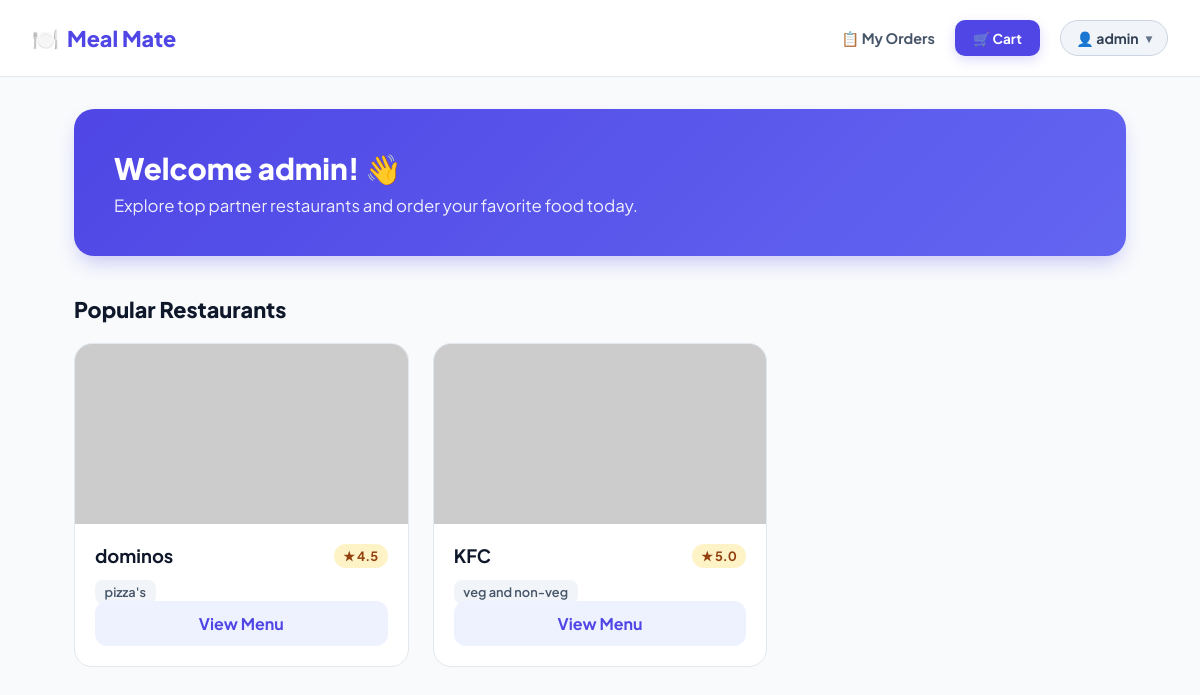
Screenshot of /customer_home/admin/ with the database file from the repository.
### delivery/models.py (models this page shows, shortened)
class Customer(models.Model):
    username = models.CharField(max_length=50, unique=True)
    password = models.CharField(max_length=50)
    email = models.CharField(max_length=100)
    mobile = models.CharField(max_length=15)
    address = models.CharField(max_length=255)

class Restaurant(models.Model):
    name = models.CharField(max_length=100, unique=True)
    picture = models.URLField(
        max_length=500,
        default='https://cdn-icons-png.flaticon.com/256/6643/6643359.png',
    )
    cuisine = models.CharField(max_length=200)
    rating = models.FloatField()

### delivery/views.py (the view)
# urls.py: path('customer_home/<str:username>/', views.customer_home, name='customer_home'),
def customer_home(request, username):
    customer = get_object_or_404(Customer, username=username)
    restaurantList = Restaurant.objects.all()
    cart = Cart.objects.filter(customer=customer).first()
    cart_count = cart.total_items() if cart else 0
    order_count = customer.orders.count()
    return render(
        request,
        'delivery/customer_home.html',
        {
            'restaurantList': restaurantList,
            'customer': customer,
            'username': username,
            'cart_count': cart_count,
            'order_count': order_count,
        },
    )

### delivery/templates/delivery/customer_home.html (shortened to what this page needs)
<!DOCTYPE html>
<html lang="en">
<head>
</head>
<body>
    <header class="navbar">
        <a href="{% url 'customer_home' username %}" class="logo"><span>🍽️</span> Meal Mate</a>
        <div class="nav-actions">
            <a href="{% url 'orders' username %}" class="nav-link">📋 My Orders</a>
            <a href="{% url 'show_cart' username %}" class="cart-btn">
                🛒 Cart
            </a>
            <div class="user-dropdown">
                <button type="button" class="user-dropdown-btn" onclick="toggleUserDropdown(event)">
                    <span>👤 {{ username }}</span>
                    <span class="dropdown-arrow">▾</span>
                </button>
            </div>
        </div>
    </header>
    <main class="container">
        <div class="banner">
            <h3>Welcome {{ username }}! 👋</h3>
            <p>Explore top partner restaurants and order your favorite food today.</p>
        </div>
        <h2 class="section-title">Popular Restaurants</h2>
        <div class="restaurant-grid">
            {% for r in restaurantList %}
            <div class="card">
                <img src="{{ r.picture }}" alt="{{ r.name }}" class="card-img" onerror="this.src='https://placehold.co/600x400?text=Restaurant'">
                <div class="card-body">
                    <div>
                        <div class="card-header">
                            <h4 class="restaurant-title">{{ r.name }}</h4>
                            <span class="rating-badge">★ {{ r.rating }}</span>
                        </div>
                        <span class="cuisine-badge">{{ r.cuisine }}</span>
                    </div>
                    <a href="{% url 'view_menu' r.id username %}" class="btn-view">View Menu</a>
                </div>
            </div>
            {% empty %}
            <p style="color: #64748b;">No restaurants available right now.</p>
            {% endfor %}
        </div>
    </main>
</body>
</html>

### delivery/templates/delivery/customer_home.html (style rules this page uses)
* { box-sizing: border-box; margin: 0; padding: 0; font-family: 'Plus Jakarta Sans', sans-serif; }
body { background: #f8fafc; color: #0f172a; min-height: 100vh; }
.navbar { background: #ffffff; border-bottom: 1px solid #e2e8f0; padding: 1.25rem 2rem; display: flex; align-items: center; justify-content: space-between; position: sticky; top: 0; z-index: 10; }
.logo { font-size: 1.35rem; font-weight: 800; color: #4f46e5; text-decoration: none; display: flex; align-items: center; gap: 0.5rem; }
.nav-actions { display: flex; align-items: center; gap: 1.25rem; }
.nav-link { font-size: 0.9rem; font-weight: 700; color: #475569; text-decoration: none; transition: 0.2s; }
.cart-btn { display: inline-flex; align-items: center; gap: 0.5rem; padding: 0.6rem 1.15rem; background: #4f46e5; color: #ffffff; text-decoration: none; border-radius: 10px; font-weight: 700; font-size: 0.85rem; transition: 0.2s; box-shadow: 0 4px 12px rgba(79, 70, 229, 0.2); }
.user-dropdown { position: relative; display: inline-block; }
.user-dropdown-btn { display: inline-flex; align-items: center; gap: 0.45rem; background: #f1f5f9; border: 1px solid #cbd5e1; padding: 0.5rem 0.95rem; border-radius: 999px; font-size: 0.875rem; font-weight: 700; color: #334155; cursor: pointer; transition: all 0.2s ease; font-family: inherit; }
.dropdown-arrow { font-size: 0.75rem; color: #64748b; }
.container { max-width: 1100px; margin: 2rem auto; padding: 0 1.5rem; }
.banner { background: linear-gradient(135deg, #4f46e5, #6366f1); color: #ffffff; border-radius: 20px; padding: 2.5rem; box-shadow: 0 10px 20px -5px rgba(79,70,229,0.3); margin-bottom: 2.5rem; }
.banner h3 { font-size: 1.85rem; font-weight: 800; margin-bottom: 0.5rem; }
.banner p { font-size: 1.05rem; opacity: 0.9; }
.section-title { font-size: 1.35rem; font-weight: 800; margin-bottom: 1.25rem; color: #0f172a; }
.restaurant-grid { display: grid; grid-template-columns: repeat(auto-fill, minmax(320px, 1fr)); gap: 1.5rem; }
.card { background: #ffffff; border: 1px solid #e2e8f0; border-radius: 18px; overflow: hidden; transition: all 0.25s ease; display: flex; flex-direction: column; }
.card-img { width: 100%; height: 180px; object-fit: cover; background: #e2e8f0; }
.card-body { padding: 1.25rem; flex: 1; display: flex; flex-direction: column; justify-content: space-between; }
.card-header { display: flex; justify-content: space-between; align-items: flex-start; margin-bottom: 0.75rem; }
.restaurant-title { font-size: 1.15rem; font-weight: 700; color: #0f172a; }
.rating-badge { background: #fef3c7; color: #92400e; font-weight: 700; font-size: 0.8rem; padding: 0.25rem 0.6rem; border-radius: 20px; }
.cuisine-badge { background: #f1f5f9; color: #475569; font-size: 0.8rem; font-weight: 600; padding: 0.25rem 0.6rem; border-radius: 8px; width: fit-content; margin-bottom: 1.25rem; }
.btn-view { display: block; width: 100%; text-align: center; padding: 0.75rem; background: #eef2ff; color: #4f46e5; font-weight: 700; border-radius: 12px; text-decoration: none; transition: all 0.2s; }

### rows the page displays
Customer: username "admin"
Restaurant: name "dominos", rating "4.5", cuisine "pizza's"
Restaurant: name "KFC", rating "5.0", cuisine "veg and non-veg"
